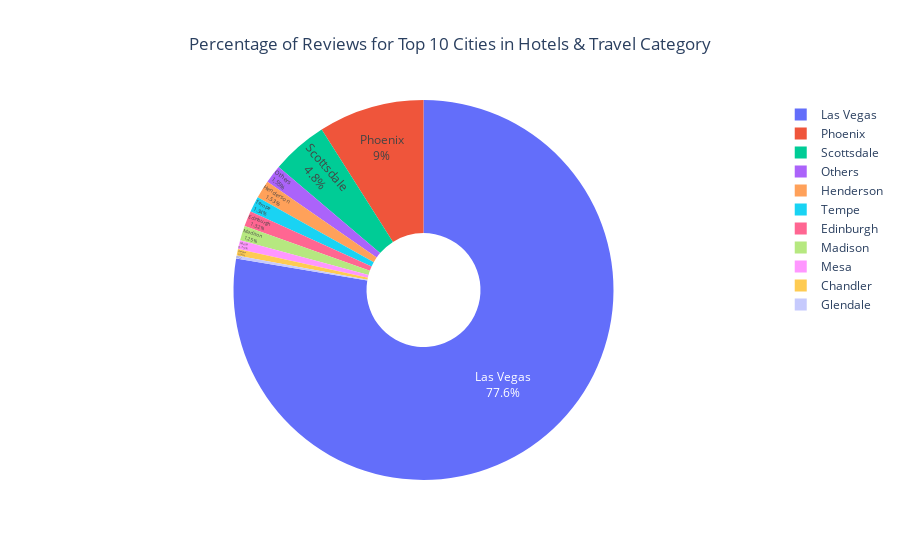

The code cell stored with this chart in its notebook:
### Code cell
# Diğer şehirlerin yüzdesini hesapla ve seriye ekle
other_cities_percentage = 100 - top_10_cities_percentage.sum()
others_series = pd.Series([other_cities_percentage], index=["Others"])

# İlk 10 şehir ve diğerlerini birleştir
top_10_cities_percentage_with_others = pd.concat([top_10_cities_percentage, others_series])

# Veriyi DataFrame'e çevir
percentage_df = top_10_cities_percentage_with_others.reset_index()
percentage_df.columns = ['City', 'Percentage']

# Plotly ile pie chart oluştur
fig = px.pie(
    percentage_df,
    names='City',
    values='Percentage',
    title='Percentage of Reviews for Top 10 Cities in Hotels & Travel Category',
    hole=0.3  # Donut tarzı bir görünüm için
)
# Grafik düzenlemeleri
fig.update_traces(
    textinfo='percent+label',  # Yüzdeler ve etiketler
    textposition='inside'
)
fig.update_layout(
    title=dict(x=0.5),  # Başlığı ortala
    template='plotly_white'
)
# Grafik gösterimi
fig.show()

### Figure 1 — Plotly figure (JSON) as saved in the notebook; plotly's stock layout.template omitted (floating-point values rounded to 4 significant figures)
{"data": [{"domain": {"x": [0, 1], "y": [0, 1]}, "hole": 0.3, "hovertemplate": "City=%{label}<br>Percentage=%{value}<extra></extra>", "labels": ["Las Vegas", "Phoenix", "Scottsdale", "Henderson", "Tempe", "Edinburgh", "Madison", "Mesa", "Chandler", "Glendale", "Others"], "legendgroup": "", "name": "", "showlegend": true, "textinfo": "percent+label", "textposition": "inside", "type": "pie", "values": [77.64, 9.003, 4.797, 1.531, 1.341, 1.319, 1.25, 0.7503, 0.5608, 0.2577, 1.546]}], "layout": {"legend": {"tracegroupgap": 0}, "title": {"text": "Percentage of Reviews for Top 10 Cities in Hotels & Travel Category", "x": 0.5}}}
